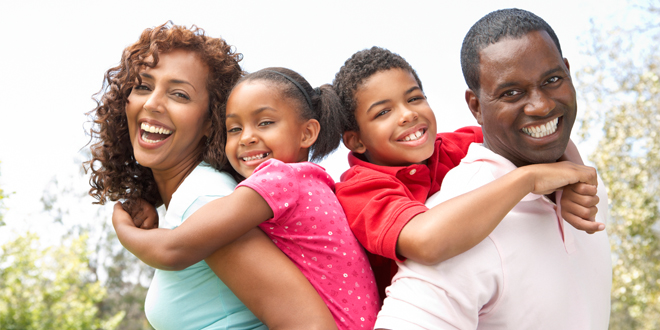
#> input picture photos/test_1.jpg, 660 x 330 px
$ python cv2_rotation.py
#> lines starting #> are read from the running program, lines starting #| are printed output that depends on the picture
import cv2
import imutils
img_rd = cv2.imread("photos/test_1.jpg")
#> img_rd is the input picture: shape (330, 660, 3); mean B, G, R 163, 171.1, 202.7

print(type(img_rd))
#| <class 'numpy.ndarray'>

img_rotated = imutils.rotate(img_rd, 40)
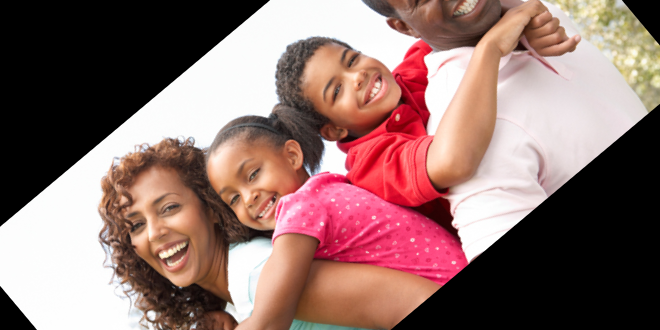
#> img_rotated: shape (330, 660, 3); mean B, G, R 108.6, 112.6, 143.6

cv2.imshow("win", img_rotated)
cv2.waitKey(0)

$ run again, with photos/calib_radial.jpg copied over photos/test_1.jpg
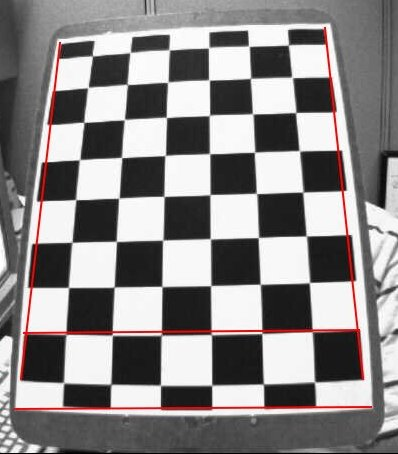
#> input picture photos/calib_radial.jpg, 398 x 454 px
#> img_rd is the input picture: shape (454, 398, 3); mean B, G, R 135.6, 135.6, 139
#| <class 'numpy.ndarray'>
#> `img_rotated = imutils.rotate(img_rd, 40)`:
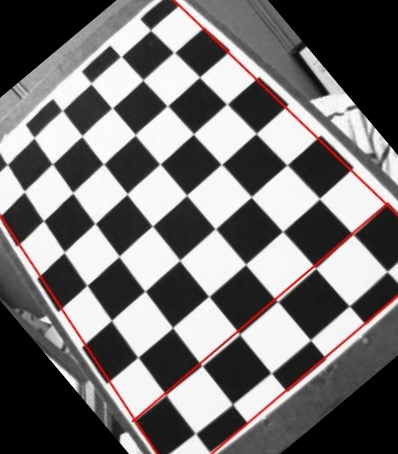
#> img_rotated: shape (454, 398, 3); mean B, G, R 114.3, 114.3, 117.2

$ run again, with photos/checkerboard_2.jpg copied over photos/test_1.jpg
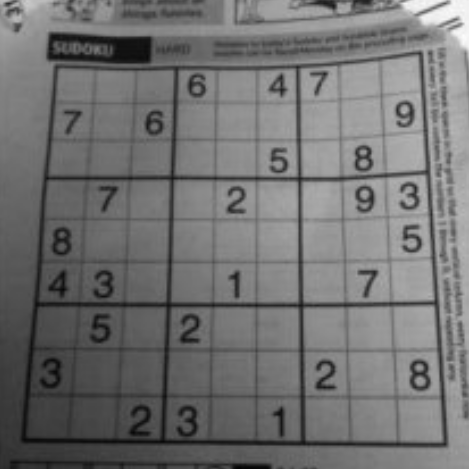
#> input picture photos/checkerboard_2.jpg, 469 x 469 px
#> img_rd is the input picture: shape (469, 469, 3); min 3, max 253, mean 113.5
#| <class 'numpy.ndarray'>
#> `img_rotated = imutils.rotate(img_rd, 40)`:
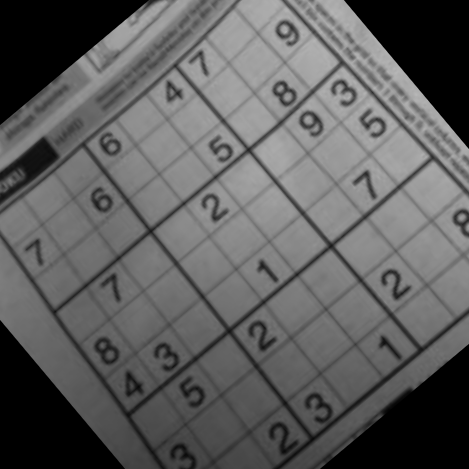
#> img_rotated: shape (469, 469, 3); min 0, max 183, mean 93.9
